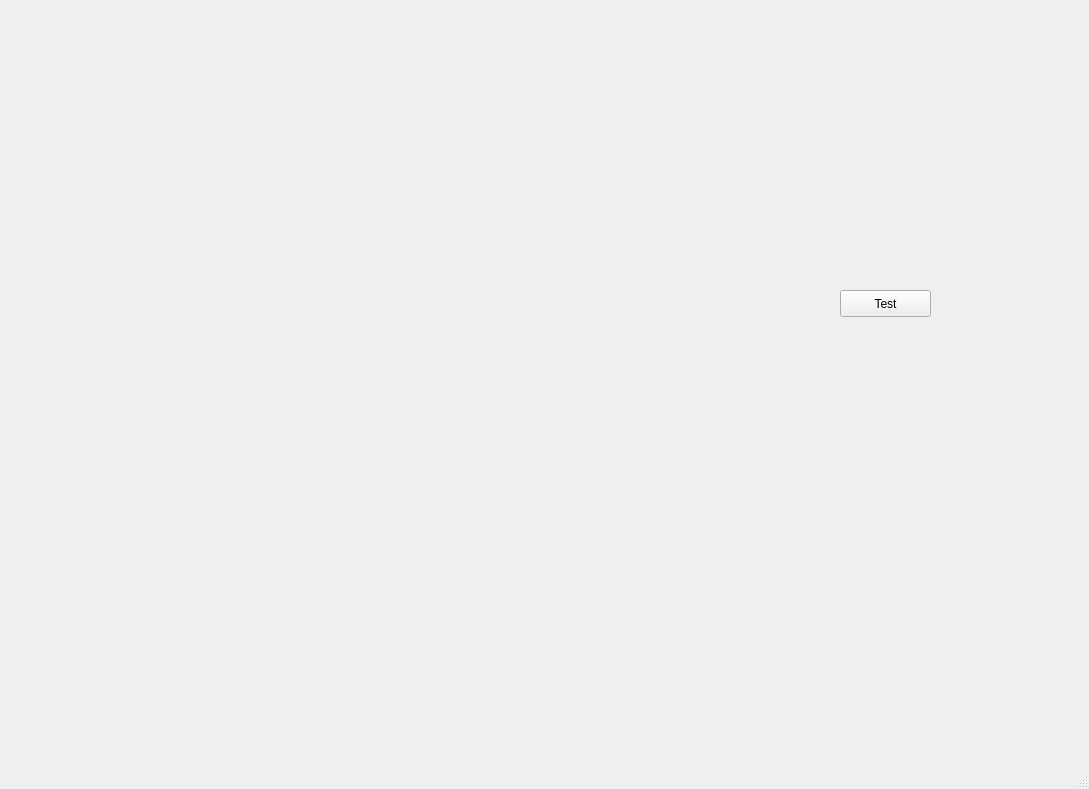
<?xml version="1.0" encoding="UTF-8"?>
<ui version="4.0">
 <class>MainWindow</class>
 <widget class="QMainWindow" name="MainWindow">
  <property name="geometry">
   <rect>
    <x>0</x>
    <y>0</y>
    <width>1089</width>
    <height>789</height>
   </rect>
  </property>
  <property name="windowTitle">
   <string>visbrain</string>
  </property>
  <widget class="QWidget" name="centralwidget">
   <widget class="QWidget" name="verticalLayoutWidget">
    <property name="geometry">
     <rect>
      <x>100</x>
      <y>90</y>
      <width>551</width>
      <height>581</height>
     </rect>
    </property>
    <layout class="QVBoxLayout" name="vBrain"/>
   </widget>
   <widget class="QPushButton" name="tstB">
    <property name="geometry">
     <rect>
      <x>840</x>
      <y>290</y>
      <width>91</width>
      <height>27</height>
     </rect>
    </property>
    <property name="text">
     <string>Test</string>
    </property>
   </widget>
  </widget>
  <widget class="QMenuBar" name="menubar">
   <property name="geometry">
    <rect>
     <x>0</x>
     <y>0</y>
     <width>1089</width>
     <height>27</height>
    </rect>
   </property>
  </widget>
  <widget class="QStatusBar" name="statusbar"/>
 </widget>
 <resources/>
 <connections/>
</ui>
